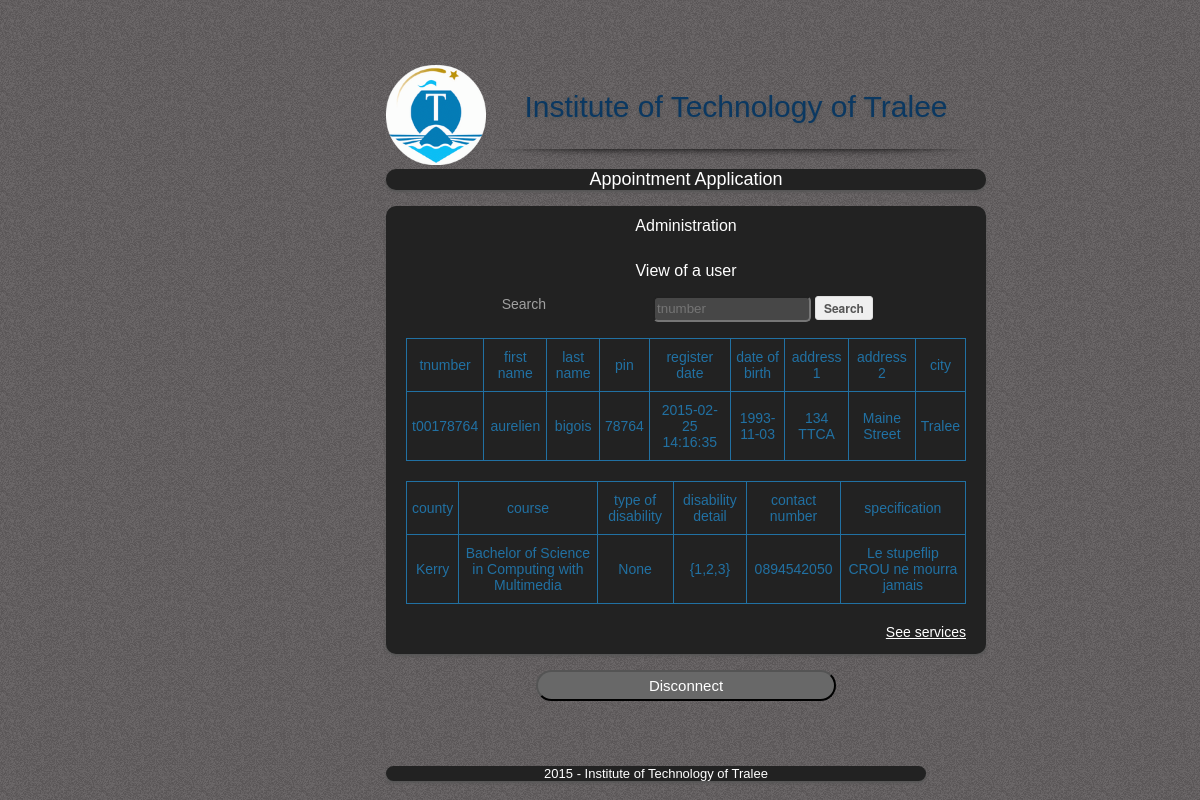
Screenshot of /seeUser.php?tnumber=t00178764 with the database file from the repository.
### tables this page shows
CREATE TABLE IF NOT EXISTS `user` (
  `tnumber` varchar(9) NOT NULL,
  `first_name` varchar(30) NOT NULL,
  `last_name` varchar(30) NOT NULL,
  `pin` int(5) DEFAULT NULL,
  `register_date` datetime DEFAULT NULL,
  `date_of_birth` date DEFAULT NULL,
  `address1` varchar(100) DEFAULT NULL,
  `address2` varchar(100) DEFAULT NULL,
  `city` varchar(35) DEFAULT NULL,
  `county` varchar(35) DEFAULT NULL,
  `course` varchar(100) DEFAULT NULL,
  `type` varchar(100) DEFAULT NULL,
  `disability_detail` varchar(15) DEFAULT NULL,
  `contact_number` varchar(14) DEFAULT NULL,
  `specifications` varchar(500) DEFAULT NULL,
  PRIMARY KEY (`tnumber`)
);

### seeUser.php (the view, shortened to what this page needs)
<?php
						$servername = "localhost";
						$username = "root";
						$password = "mysqlitt12345";
						$dbname = "appointment_db";
						$link = mysqli_connect($servername, $username, $password, $dbname);
?>
<!DOCTYPE html>
<html>
	<head>
		<link rel="stylesheet" href="style/all_style.css" type="text/css">
		<link rel="stylesheet" href="style/connected.css" type="text/css">
		<link rel="stylesheet" href="style/history.css" type="text/css">
		<link rel="stylesheet" href="style/datareview.css" type="text/css">
	</head>
	<body>
		<section>
			<div id="content">
				<img src="images/rsz_ittralee_icone.png" alt="ITtralee" width="100" height="100" >
				<h1>Institute of Technology of Tralee</h1>
				<div class="or-spacer">
					  <div class="mask"></div>
				</div>
				<h2>Appointment Application</h2>
				<form action="" method="get" name="">
						<div class="part_align">
							<h3>Administration </h2>
							<h3>View of a user</h3>
							<label for="tnumber">Search</label>
							<input type="text" name="tnumber" maxlength="9" placeholder="tnumber" id="tnumber"/>
							<button type="submit" class="button" >Search</button>
							<br>
							<br>
							<table class="tg">
							 <?php
																if(isset($_GET['tnumber'])){
																	$sql_find = 'select * from user where tnumber = "' . $_GET['tnumber'].'"';
																	$query_find = mysqli_query($link,$sql_find);
																	if (!$query_find  || $_GET['tnumber'] == "" || empty($query_find) || $query_find->num_rows ==0) {
																			$error = "This user does not exist.";
																	?>
																		<br>
																		<span><?php echo $error; ?></span>
																	<?php
																		}else {
																	?>
																			 <tr>
																				<th class="tg-031e">tnumber</th>
																				<th class="tg-031e">first name</th>
																				<th class="tg-031e">last name </th>
																				<th class="tg-031e">pin</th>
																				<th class="tg-031e">register date</th>
																				<th class="tg-031e">date of birth</th>
																				<th class="tg-031e">address 1</th>
																				<th class="tg-031e">address 2</th>
																				<th class="tg-031e">city </th>
																			  </tr>
																	<?php
																			while($row_user = $query_find->fetch_row()){ ?>
																			<tr>
																					<th> <?php echo $row_user[0]; ?> </th>
																					<th> <?php echo $row_user[1]; ?> </th>
																					<th> <?php echo $row_user[2]; ?> </th>
																					<th> <?php echo $row_user[3]; ?> </th>
																					<th> <?php echo $row_user[4]; ?> </th>
																					<th> <?php echo $row_user[5]; ?> </th>
																					<th> <?php echo $row_user[6]; ?> </th>
																					<th> <?php echo $row_user[7]; ?> </th>
																					<th> <?php echo $row_user[8]; ?> </th>
																					<?php
																						$row_9 = $row_user[9];
																						$row_10 = $row_user[10];
																						$row_11 = $row_user[11];
																						$row_12 = $row_user[12];
																						$row_13 = $row_user[13];
																						$row_14 = $row_user[14];
																					?>
																			</tr>
																		<?php } ?>
							</table>
							<table class="tg">
																		<tr>
																				<th class="tg-031e">county </th>
																				<th class="tg-031e">course </th>
																				<th class="tg-031e">type of disability </th>
																				<th class="tg-031e">disability detail </th>
																				<th class="tg-031e">contact number </th>
																				<th class="tg-031e">specification </th>
																		</tr>
																			<tr>
																					<th> <?php echo $row_9 ; ?> </th>
																					<th> <?php echo $row_10 ; ?> </th>
																					<th> <?php echo $row_11 ; ?> </th>
																					<th> <?php echo $row_12 ; ?> </th>
																					<th> <?php echo $row_13 ; ?> </th>
																					<th> <?php echo $row_14 ; ?> </th>
																			</tr>
																			<?php } ?>
															<?php } ?>
							</table>
						</div>
						<div class="see-services"><a href="seeService.php" style=" float:right; color:white;">See services</a></div>
				</form>
				<br>
						<a href="logoutAdmin.php" style="text-decoration: none;"><input class="btn-disconnect" value="Disconnect" type="button" ></a>
						<br>
		</section>
		<div class="footer">
							<p>2015 - Institute of Technology of Tralee </p>
		</div>
	</body>
</html>

### style/all_style.css (style rules this page uses)
body { text-align: center; background: #474747 url(images/noisy-texture.png); width:90%; height:90%; font: 14px Tahoma, Helvetica, Arial, Sans-Serif; }
p { font: 13px Tahoma, Helvetica, Arial, Sans-Serif; }
img { float:left; }
#content { min-width:400px; width:40%; margin-top:5%; margin-left: 35%; margin-right: 30%; padding-top:1%; padding-bottom:1%; }
h1 { color: #0B3861; text-shadow: 0px 2px 3px #555; font: 30px Tahoma, Helvetica, Arial, Sans-Serif; text-align: center; }
h2 { text-align: center; margin-top:0%; background: #222; -webkit-box-shadow: 0px 2px 3px #555; -moz-box-shadow: 0px 2px 3px #555; -webkit-border-radius: 10px; -moz-border-radius: 10px; color: #ffffff; font: 18px Tahoma, Helvetica, Arial, Sans-Serif; }
h3 { color:white; font-weight: bold; font: 16px Tahoma, Helvetica, Arial, Sans-Serif; text-align: center; padding-top:2%; }
.or-spacer { width : 100%; margin : auto; }
.or-spacer .mask { overflow:hidden; height:20px; }
.or-spacer .mask:after { content:''; display:block; margin:-25px auto 0; width:100%; height:25px; border-radius:125px / 12px; box-shadow:0 0 8px black; }
.footer { margin-left: 35%; margin-right: 30%; min-width:400px; width:40%; margin-top:0%; background: #222; -webkit-box-shadow: 0px 2px 3px #555; -moz-box-shadow: 0px 2px 3px #555; -webkit-border-radius: 10px; -moz-border-radius: 10px; color: #ffffff; font: 13px Tahoma, Helvetica, Arial, Sans-Serif; }

### style/connected.css (style rules this page uses)
form { box-shadow: -1px 2px 5px 1px rgba(0, 0, 0, 0.7); background: #222; background: #222; background: #222; -webkit-box-shadow: 0px 2px 3px #555; -moz-box-shadow: 0px 2px 3px #555; -webkit-border-radius: 10px; -moz-border-radius: 10px; color : #A0A0A0; padding-bottom:5%; }
.tg { color: #2171a3; margin-bottom: 20px;border-collapse:collapse;border-spacing:10px; }
.tg th { font-family:Arial, sans-serif;font-size:14px;font-weight:normal;padding:10px 5px;border-style:solid;border-width:1px;overflow:hidden;word-break:normal; }
.btn-submit, .btn-disconnect , .btn-history { margin : auto; width:50%; background: #686868 ; background-image: -webkit-linear-gradient(top, #686868 , #686868 ); background-image: -moz-linear-gradient(top, #686868 , #686868 ); background-image: -ms-linear-gradient(top, #686868 , #686868 ); background-image: -o-linear-gradient(top, #686868 , #686868 ); background-image: linear-gradient(to bottom, #686868 , #686868 ); -webkit-border-radius: 18; -moz-border-radius: 18; border-radius: 18px; font-size: 15px; padding: 5px 5px 5px 5px; color: #ffffff; }
.part_align label { float: left; width: 10em; margin-right: 1em; text-align: right; }

### style/history.css (style rules this page uses)
form { box-shadow: -1px 2px 5px 1px rgba(0, 0, 0, 0.7); background: #222; -webkit-box-shadow: 0px 2px 3px #555; -moz-box-shadow: 0px 2px 3px #555; -webkit-border-radius: 10px; -moz-border-radius: 10px; color : #A0A0A0; padding-bottom:5%; padding-left:4%; padding-right:4%; }
.tg { color: #2171a3; margin-bottom: 20px;border-collapse:collapse;border-spacing:10px; }
.tg th { font-family:Arial, sans-serif;font-size:14px;font-weight:normal;padding:10px 5px;border-style:solid;border-width:1px;overflow:hidden;word-break:normal; }

### style/datareview.css (style rules this page uses)
form { box-shadow: -1px 2px 5px 1px rgba(0, 0, 0, 0.7); background: #222; -webkit-box-shadow: 0px 2px 3px #555; -moz-box-shadow: 0px 2px 3px #555; -webkit-border-radius: 10px; -moz-border-radius: 10px; color : #A0A0A0; padding-left: 20px; padding-right:20px; }
#content { min-width:600px; width:50%; margin-top:5%; padding-top:1%; padding-bottom:1%; }
.footer { width:50%; margin-top:5%; }
input[type=text], input[type=password], input[type=date] { height: 20px; min-width: 150px; width:100px; border-radius: 5px; background: #474747; color : #FFFFFF; }
.part_align label { float: left; width: 10em; margin-right: 1em; text-align: right; }
.button { display: inline-block; text-decoration: none; font: bold 12px/12px HelveticaNeue, Arial; padding: 5px 8px; color: #555; border: 1px solid #dedede; -webkit-border-radius: 3px; -moz-border-radius: 3px; border-radius: 3px; }

### rows the page displays
user: tnumber "t00178764", first_name "aurelien", last_name "bigois", pin "78764", register_date "2015-02-25 14:16:35", date_of_birth "1993-11-03", address1 "134 TTCA", address2 "Maine Street", city "Tralee", county "Kerry", course "Bachelor of Science in Computing with Multimedia", type "None", disability_detail "{1,2,3}", contact_number "0894542050", specifications "Le stupeflip CROU ne mourra jamais"
